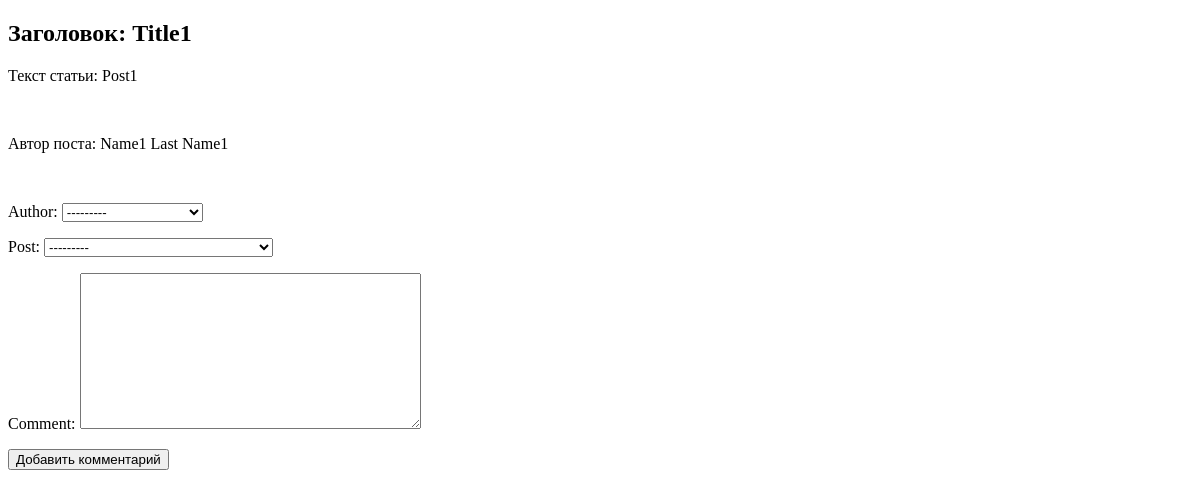
/sem_4/post/1/, run on an earlier commit of the app's database.
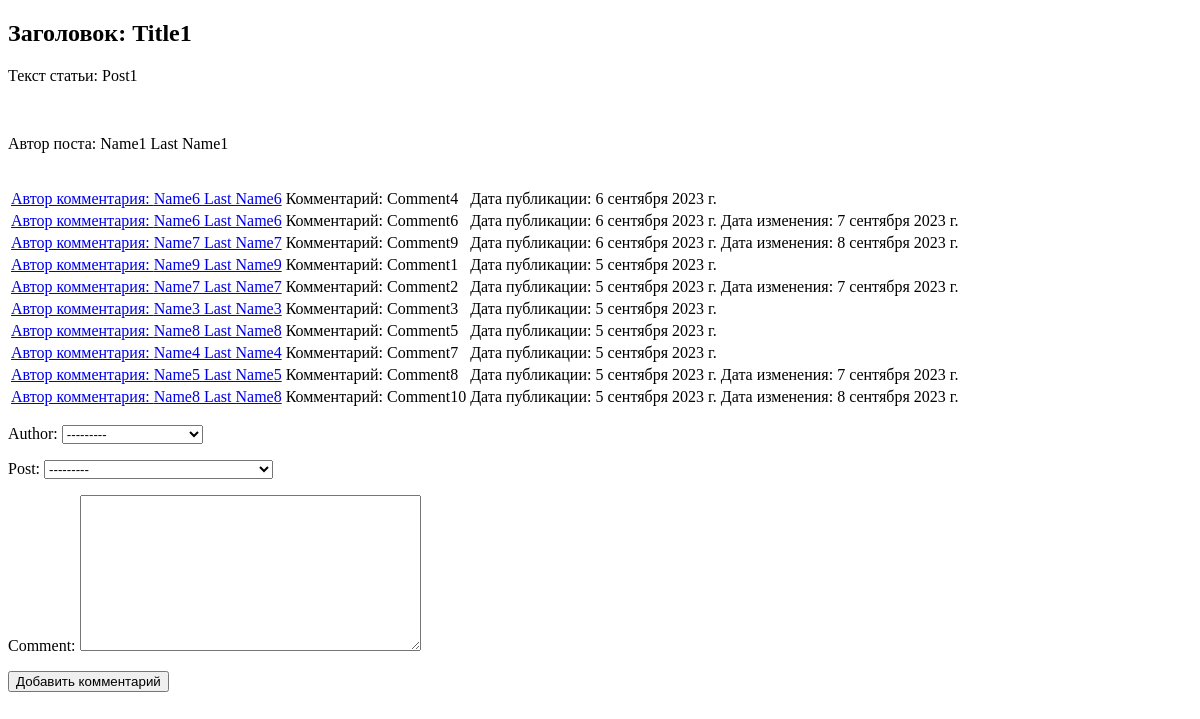
And on a later commit of the database.
### seminar_3_app/models.py (models this page shows, shortened)
class Post(models.Model):
    title = models.CharField(max_length=200)
    post = models.TextField(max_length=1000)
    publish_date = models.DateField(auto_now_add=True)
    author = models.ForeignKey(Author, on_delete=models.CASCADE)
    category = models.ForeignKey(Category, on_delete=models.DO_NOTHING)
    views = models.IntegerField(default=0)
    publish = models.BooleanField(default=False)
    def __str__(self):
        return f'{self.author} - {self.title} - {self.publish}'

class Author(models.Model):
    first_name = models.CharField(max_length=100)
    last_name = models.CharField(max_length=100)
    email = models.EmailField()
    bio = models.TextField(max_length=1000)
    bd = models.DateField()
    objects = Manager()
    def __str__(self):
        return f'{self.first_name} {self.last_name}'

class Comment(models.Model):
    author = models.ForeignKey(Author, on_delete=models.CASCADE)
    post = models.ForeignKey(Post, on_delete=models.CASCADE)
    comment = models.TextField(max_length=1000)
    publish_date = models.DateField(auto_now_add=True)
    change_date = models.DateField(default=now)

### seminar_4_app/views.py (the view, shortened to what this page needs)
# urls.py: path('post/<int:pk>/', PostViews.as_view(), name='post'),
class PostViews(CreateView):
    model = Post
    template_name = 'seminar_4_app/post.html'
    context_object_name = 'post'
    form_class = AddComment
    def get_context_data(self, **kwargs):
        context = super().get_context_data(**kwargs)
        post = Post.objects.get(pk=self.kwargs['pk'])
        comments = Comment.objects.filter(post=post).all().order_by('-publish_date')
        context['post'] = post
        context['comments'] = comments
        return context

### seminar_4_app/forms.py
class AddComment(forms.ModelForm):
    class Meta:
        model = Comment
        fields = ['author', 'post', 'comment']

### seminar_4_app/templates/seminar_4_app/post.html (shortened to what this page needs)
{% extends 'base.html' %}
{% block content %}
<h2>Заголовок: {{ post.title }}</h2>
<p>Текст статьи: {{ post.post }}</p><br>
<p>Автор поста: {{ post.author }}</p><br>
<table>
    {% for comment in comments %}
    <tr>
        <td><a href="{% url 'author' comment.author.id %}">Автор комментария: {{ comment.author }}</a></td>
        <td>Комментарий: {{ comment.comment }}</td>
        <td>Дата публикации: {{ comment.publish_date }}</td>
        {% if not comment.publish_date == comment.change_date %}
        <td>Дата изменения: {{ comment.change_date }}</td>
        {% endif %}
    </tr>
    {% endfor %}
</table>
<form method="post">
    {{ form.as_p }}
    <input type="submit" value="Добавить комментарий">
</form>
{% endblock %}

### templates/base.html (shortened to what this page needs)
<!DOCTYPE html>
<html lang="ru">
<head>
</head>
<body>
{% block content %}{% endblock %}
</body>
</html>

What changed in the data, as far as the page shows it:
added Comment: author "Name6 Last Name6", comment "Comment4", publish_date "6 сентября 2023 г."
added Comment: author "Name6 Last Name6", comment "Comment6", publish_date "6 сентября 2023 г.", change_date "7 сентября 2023 г."
added Comment: author "Name7 Last Name7", comment "Comment9", publish_date "6 сентября 2023 г.", change_date "8 сентября 2023 г."
added Comment: author "Name9 Last Name9", comment "Comment1", publish_date "5 сентября 2023 г."
added Comment: author "Name7 Last Name7", comment "Comment2", publish_date "5 сентября 2023 г.", change_date "7 сентября 2023 г."
added Comment: author "Name3 Last Name3", comment "Comment3", publish_date "5 сентября 2023 г."
added Comment: author "Name8 Last Name8", comment "Comment5", publish_date "5 сентября 2023 г."
added Comment: author "Name4 Last Name4", comment "Comment7", publish_date "5 сентября 2023 г."
added Comment: author "Name5 Last Name5", comment "Comment8", publish_date "5 сентября 2023 г.", change_date "7 сентября 2023 г."
added Comment: author "Name8 Last Name8", comment "Comment10", publish_date "5 сентября 2023 г.", change_date "8 сентября 2023 г."
